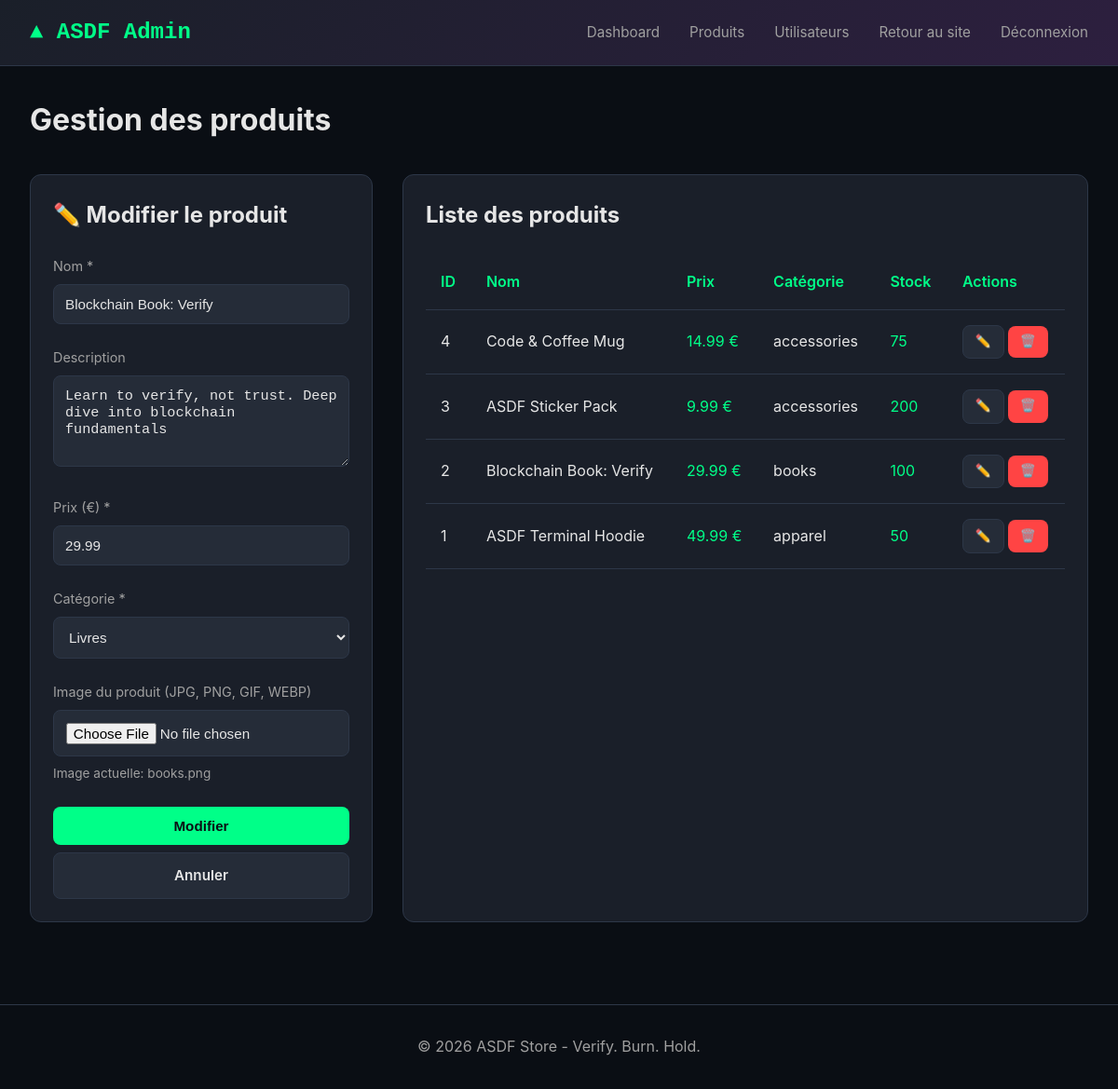
Screenshot of /admin/products.php?modifier=2 (signed in) with the database file from the repository.
### tables this page shows
CREATE TABLE IF NOT EXISTS items (
    id INT AUTO_INCREMENT PRIMARY KEY,
    nom VARCHAR(100) NOT NULL,
    description TEXT,
    prix DECIMAL(10,2) NOT NULL,
    categorie VARCHAR(50) NOT NULL,
    image VARCHAR(255) DEFAULT 'default.png',
    created_at TIMESTAMP DEFAULT CURRENT_TIMESTAMP,
    updated_at TIMESTAMP DEFAULT CURRENT_TIMESTAMP ON UPDATE CURRENT_TIMESTAMP,
    INDEX idx_categorie (categorie)
);

CREATE TABLE IF NOT EXISTS stock (
    id INT AUTO_INCREMENT PRIMARY KEY,
    item_id INT NOT NULL,
    quantite INT NOT NULL DEFAULT 0,
    FOREIGN KEY (item_id) REFERENCES items(id) ON DELETE CASCADE,
    UNIQUE KEY unique_item (item_id)
);

### includes/config.php (called while the page is built, shortened)
<?php
function echapper($str) {
    return htmlspecialchars($str ?? '', ENT_QUOTES, 'UTF-8');
}
function format_prix($prix) {
    return number_format($prix, 2, '.', ',') . ' €';
}

### admin/products.php (the view, shortened to what this page needs)
<?php
require_once '../includes/config.php';
$produit_edit = null;
if (isset($_GET['modifier'])) {
    $id = (int)$_GET['modifier'];
    $stmt = $pdo->prepare("SELECT * FROM items WHERE id = ?");
    $stmt->execute([$id]);
    $produit_edit = $stmt->fetch();
}
include '../includes/header-admin.php';
?>
<h1 style="margin-bottom: 2rem;">Gestion des produits</h1>
<div style="display: grid; grid-template-columns: 1fr 2fr; gap: 2rem;">
    <div class="card">
        <h2 style="margin-bottom: 1.5rem;">
            <?= $produit_edit ? '✏️ Modifier le produit' : '➕ Ajouter un produit' ?>
        </h2>
        <form method="POST" enctype="multipart/form-data">
            <div class="form-group">
                <label>Nom *</label>
                <input type="text" name="nom" value="<?= echapper($produit_edit['nom'] ?? '') ?>" required>
            </div>
            <div class="form-group">
                <label>Description</label>
                <textarea name="description" rows="4"><?= echapper($produit_edit['description'] ?? '') ?></textarea>
            </div>
            <div class="form-group">
                <label>Prix (€) *</label>
                <input type="number" name="prix" step="0.01" value="<?= echapper($produit_edit['prix'] ?? '') ?>" required>
            </div>
            <div class="form-group">
                <label>Catégorie *</label>
                <select name="categorie" required>
                    <option value="books" <?= ($produit_edit['categorie'] ?? '') === 'books' ? 'selected' : '' ?>>Livres</option>
                </select>
            </div>
            <div class="form-group">
                <label>Image du produit (JPG, PNG, GIF, WEBP)</label>
                <input type="file" name="image" accept="image/*" style="width: 100%; padding: 0.8rem; background: var(--bg-tertiary); border: 1px solid var(--border); color: var(--text-primary);">
                <?php if ($produit_edit && $produit_edit['image']): ?>
                    <p style="font-size: 0.85rem; color: var(--text-secondary); margin-top: 0.5rem;">
                        Image actuelle: <?= echapper($produit_edit['image']) ?>
                    </p>
                <?php endif; ?>
            </div>
            <button type="submit" name="<?= $produit_edit ? 'modifier' : 'ajouter' ?>" class="btn btn-primary" style="width: 100%;">
                <?= $produit_edit ? 'Modifier' : 'Ajouter' ?>
            </button>
            <?php if ($produit_edit): ?>
                <a href="products.php" class="btn btn-secondary" style="width: 100%; margin-top: 0.5rem; text-align: center;">
                    Annuler
                </a>
            <?php endif; ?>
        </form>
    </div>
    <div class="card">
        <h2 style="margin-bottom: 1.5rem;">Liste des produits</h2>
        <table>
            <thead>
                <tr>
                    <th>ID</th>
                    <th>Nom</th>
                    <th>Prix</th>
                    <th>Catégorie</th>
                    <th>Stock</th>
                    <th>Actions</th>
                </tr>
            </thead>
            <tbody>
                <?php
                $stmt = $pdo->query("
                    SELECT i.*, s.quantite
                    FROM items i
                    LEFT JOIN stock s ON i.id = s.item_id
                    ORDER BY i.id DESC
                ");
                while ($produit = $stmt->fetch()):
                ?>
                    <tr>
                        <td><?= $produit['id'] ?></td>
                        <td><?= echapper($produit['nom']) ?></td>
                        <td style="color: var(--accent);"><?= format_prix($produit['prix']) ?></td>
                        <td><?= echapper($produit['categorie']) ?></td>
                        <td>
                            <span style="color: <?= $produit['quantite'] > 0 ? 'var(--success)' : 'var(--danger)' ?>;">
                                <?= $produit['quantite'] ?? 0 ?>
                            </span>
                        </td>
                        <td>
                            <a href="products.php?modifier=<?= $produit['id'] ?>" class="btn btn-secondary" style="padding: 0.4rem 0.8rem; font-size: 0.85rem;">
                                ✏️
                            </a>
                            <a href="products.php?supprimer=<?= $produit['id'] ?>"
                               class="btn btn-danger"
                               style="padding: 0.4rem 0.8rem; font-size: 0.85rem;"
                               onclick="return confirm('Supprimer ce produit?')">
                                🗑️
                            </a>
                        </td>
                    </tr>
                <?php endwhile; ?>
            </tbody>
        </table>
    </div>
</div>
<?php include '../includes/footer.php'; ?>

### assets/css/style.css (style rules this page uses)
:root { --bg-primary: #0a0e14; --bg-secondary: #1a1f29; --bg-tertiary: #252c38; --text-primary: #e6e6e6; --text-secondary: #a0a0a0; --accent: #00ff88; --accent-hover: #00cc6a; --border: #2d3748; --danger: #ff4444; --warning: #ffaa00; --success: #00ff88; }
* { margin: 0; padding: 0; box-sizing: border-box; }
body { font-family: -apple-system, BlinkMacSystemFont, 'SF Pro Display', 'Segoe UI', 'Helvetica Neue', Arial, sans-serif; background: var(--bg-primary); color: var(--text-primary); line-height: 1.6; min-height: 100vh; }
.card { background: var(--bg-secondary); border: 1px solid var(--border); border-radius: 12px; padding: 1.5rem; margin-bottom: 1.5rem; }
.btn { padding: 0.75rem 1.5rem; border: none; border-radius: 8px; font-size: 0.95rem; font-weight: 600; cursor: pointer; transition: all 0.2s; text-decoration: none; display: inline-block; }
.btn-primary { background: var(--accent); color: var(--bg-primary); }
.btn-secondary { background: var(--bg-tertiary); color: var(--text-primary); border: 1px solid var(--border); }
.btn-danger { background: var(--danger); color: white; }
.form-group { margin-bottom: 1.5rem; }
label { display: block; margin-bottom: 0.5rem; color: var(--text-secondary); font-size: 0.9rem; }
input, textarea, select { width: 100%; padding: 0.75rem; background: var(--bg-tertiary); border: 1px solid var(--border); border-radius: 8px; color: var(--text-primary); font-size: 0.95rem; }
table { width: 100%; border-collapse: collapse; }
th, td { padding: 1rem; text-align: left; border-bottom: 1px solid var(--border); }
th { color: var(--accent); font-weight: 600; }

### rows the page displays
items: nom "Blockchain Book: Verify", description "Learn to verify, not trust. Deep dive into blockchain fundamentals", prix "29.99", categorie "Livres", image "books.png"
stock: item "4", item.nom "Code & Coffee Mug", item.prix "14.99 €", item.categorie "accessories", quantite "75"
stock: item "3", item.nom "ASDF Sticker Pack", item.prix "9.99 €", item.categorie "accessories", quantite "200"
stock: item "2", item.nom "Blockchain Book: Verify", item.prix "29.99 €", item.categorie "books", quantite "100"
stock: item "1", item.nom "ASDF Terminal Hoodie", item.prix "49.99 €", item.categorie "apparel", quantite "50"
